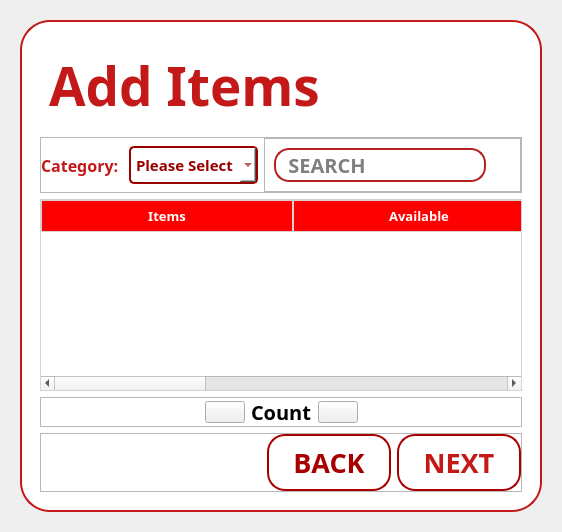
          <widget class="QWidget" name="Add_Items_Page">
           <layout class="QGridLayout" name="gridLayout_24">
            <item row="0" column="0">
             <widget class="QFrame" name="additem_frame">
              <property name="styleSheet">
               <string notr="true"/>
              </property>
              <property name="frameShape">
               <enum>QFrame::NoFrame</enum>
              </property>
              <property name="frameShadow">
               <enum>QFrame::Raised</enum>
              </property>
              <layout class="QGridLayout" name="gridLayout_23">
               <item row="1" column="0">
                <widget class="QWidget" name="add_item_frame" native="true">
                 <property name="maximumSize">
                  <size>
                   <width>800</width>
                   <height>700</height>
                  </size>
                 </property>
                 <property name="styleSheet">
                  <string notr="true">QWidget#add_item_frame{
background-color: rgb(255, 255, 255);
border: 2px solid rgb(195, 25, 25);
border-radius: 30px;
}
   </string>
                 </property>
                 <layout class="QFormLayout" name="formLayout_7">
                  <property name="fieldGrowthPolicy">
                   <enum>QFormLayout::ExpandingFieldsGrow</enum>
                  </property>
                  <property name="leftMargin">
                   <number>20</number>
                  </property>
                  <property name="topMargin">
                   <number>20</number>
                  </property>
                  <property name="rightMargin">
                   <number>20</number>
                  </property>
                  <property name="bottomMargin">
                   <number>20</number>
                  </property>
                  <item row="0" column="0" colspan="2">
                   <widget class="QWidget" name="widget_2" native="true">
                    <property name="font">
                     <font>
                      <family>Nunito ExtraBold</family>
                      <pointsize>8</pointsize>
                      <weight>75</weight>
                      <bold>true</bold>
                      <kerning>false</kerning>
                     </font>
                    </property>
                    <layout class="QFormLayout" name="formLayout_8">
                     <item row="0" column="0">
                      <widget class="QLabel" name="label_4">
                       <property name="font">
                        <font>
                         <family>Nunito ExtraBold</family>
                         <pointsize>40</pointsize>
                         <weight>75</weight>
                         <bold>true</bold>
                        </font>
                       </property>
                       <property name="styleSheet">
                        <string notr="true">color: rgb(195, 25, 25);</string>
                       </property>
                       <property name="text">
                        <string>Add Items</string>
                       </property>
                      </widget>
                     </item>
                    </layout>
                   </widget>
                  </item>
                  <item row="1" column="0" colspan="2">
                   <widget class="QFrame" name="search_additem">
                    <property name="frameShape">
                     <enum>QFrame::StyledPanel</enum>
                    </property>
                    <property name="frameShadow">
                     <enum>QFrame::Raised</enum>
                    </property>
                    <layout class="QHBoxLayout" name="horizontalLayout_12">
                     <property name="leftMargin">
                      <number>0</number>
                     </property>
                     <property name="topMargin">
                      <number>0</number>
                     </property>
                     <property name="rightMargin">
                      <number>0</number>
                     </property>
                     <property name="bottomMargin">
                      <number>0</number>
                     </property>
                     <item>
                      <widget class="QLabel" name="Category_text">
                       <property name="font">
                        <font>
                         <family>Nunito ExtraBold</family>
                         <pointsize>12</pointsize>
                         <weight>75</weight>
                         <italic>false</italic>
                         <bold>true</bold>
                        </font>
                       </property>
                       <property name="styleSheet">
                        <string notr="true">#Category_text{
color: rgb(195, 25, 25);
}</string>
                       </property>
                       <property name="text">
                        <string>Category: </string>
                       </property>
                      </widget>
                     </item>
                     <item>
                      <widget class="QComboBox" name="category_box_additem">
                       <property name="minimumSize">
                        <size>
                         <width>122</width>
                         <height>0</height>
                        </size>
                       </property>
                       <property name="maximumSize">
                        <size>
                         <width>16777215</width>
                         <height>16777215</height>
                        </size>
                       </property>
                       <property name="font">
                        <font>
                         <family>Nunito ExtraBold</family>
                         <pointsize>11</pointsize>
                         <weight>75</weight>
                         <bold>true</bold>
                        </font>
                       </property>
                       <property name="styleSheet">
                        <string notr="true">QComboBox {
    border: 2px solid #990000;
    border-radius: 5px;
    padding: 5px;
    background-color: #fff;
    color: #990000;
}

QComboBox:hover {
    border: 2px solid #cc0000;
}

</string>
                       </property>
                       <property name="currentText">
                        <string>Please Select</string>
                       </property>
                       <property name="frame">
                        <bool>false</bool>
                       </property>
                       <item>
                        <property name="text">
                         <string>Please Select</string>
                        </property>
                       </item>
                      </widget>
                     </item>
                     <item>
                      <widget class="QFrame" name="search_bar_frame">
                       <property name="frameShape">
                        <enum>QFrame::StyledPanel</enum>
                       </property>
                       <property name="frameShadow">
                        <enum>QFrame::Raised</enum>
                       </property>
                       <layout class="QHBoxLayout" name="horizontalLayout_13">
                        <item>
                         <widget class="QLineEdit" name="search_box">
                          <property name="font">
                           <font>
                            <family>Nunito ExtraBold</family>
                            <pointsize>15</pointsize>
                            <weight>75</weight>
                            <bold>true</bold>
                           </font>
                          </property>
                          <property name="styleSheet">
                           <string notr="true">border: 2px solid #B22222;
border-radius: 15px;</string>
                          </property>
                          <property name="alignment">
                           <set>Qt::AlignLeading|Qt::AlignLeft|Qt::AlignVCenter</set>
                          </property>
                          <property name="placeholderText">
                           <string>  SEARCH</string>
                          </property>
                         </widget>
                        </item>
                        <item>
                         <widget class="QToolButton" name="search_button_additem">
                          <property name="styleSheet">
                           <string notr="true">border:2px;
border-radius: 10px;</string>
                          </property>
                          <property name="text">
                           <string/>
                          </property>
                          <property name="icon">
                           <iconset>
                            <normaloff>../compressed/search.svg</normaloff>../compressed/search.svg</iconset>
                          </property>
                         </widget>
                        </item>
                       </layout>
                      </widget>
                     </item>
                    </layout>
                   </widget>
                  </item>
                  <item row="5" column="0" colspan="2">
                   <widget class="QTableWidget" name="Item_table">
                    <property name="sizePolicy">
                     <sizepolicy hsizetype="Expanding" vsizetype="Expanding">
                      <horstretch>0</horstretch>
                      <verstretch>50</verstretch>
                     </sizepolicy>
                    </property>
                    <property name="styleSheet">
                     <string notr="true">QTableWidget {
    border: 1px solid #d3d3d3;
    gridline-color: #ccc;
}

QHeaderView::section {
    background-color: rgb(255, 0, 0);
    padding: 4px;
    border: 1px solid #d3d3d3;
}

QTableWidget::item {
    padding: 5px;
}

QTableWidget::item:selected {
    background-color: #87cefa;
    color: rgb(255, 255, 255);
}</string>
                    </property>
                    <property name="frameShape">
                     <enum>QFrame::Panel</enum>
                    </property>
                    <property name="frameShadow">
                     <enum>QFrame::Plain</enum>
                    </property>
                    <attribute name="horizontalHeaderCascadingSectionResizes">
                     <bool>false</bool>
                    </attribute>
                    <attribute name="horizontalHeaderDefaultSectionSize">
                     <number>252</number>
                    </attribute>
                    <attribute name="horizontalHeaderMinimumSectionSize">
                     <number>40</number>
                    </attribute>
                    <attribute name="horizontalHeaderShowSortIndicator" stdset="0">
                     <bool>false</bool>
                    </attribute>
                    <attribute name="horizontalHeaderStretchLastSection">
                     <bool>false</bool>
                    </attribute>
                    <attribute name="verticalHeaderShowSortIndicator" stdset="0">
                     <bool>false</bool>
                    </attribute>
                    <attribute name="verticalHeaderStretchLastSection">
                     <bool>false</bool>
                    </attribute>
                    <column>
                     <property name="text">
                      <string>Items</string>
                     </property>
                     <property name="font">
                      <font>
                       <family>Nunito ExtraBold</family>
                       <pointsize>10</pointsize>
                       <weight>75</weight>
                       <bold>true</bold>
                      </font>
                     </property>
                     <property name="foreground">
                      <brush brushstyle="SolidPattern">
                       <color alpha="255">
                        <red>255</red>
                        <green>255</green>
                        <blue>255</blue>
                       </color>
                      </brush>
                     </property>
                    </column>
                    <column>
                     <property name="text">
                      <string>Available</string>
                     </property>
                     <property name="font">
                      <font>
                       <family>Nunito ExtraBold</family>
                       <pointsize>10</pointsize>
                       <weight>75</weight>
                       <bold>true</bold>
                      </font>
                     </property>
                     <property name="foreground">
                      <brush brushstyle="SolidPattern">
                       <color alpha="255">
                        <red>255</red>
                        <green>255</green>
                        <blue>255</blue>
                       </color>
                      </brush>
                     </property>
                    </column>
                    <column>
                     <property name="text">
                      <string>Action</string>
                     </property>
                     <property name="font">
                      <font>
                       <family>Nunito ExtraBold</family>
                       <pointsize>10</pointsize>
                       <weight>75</weight>
                       <bold>true</bold>
                      </font>
                     </property>
                     <property name="foreground">
                      <brush brushstyle="SolidPattern">
                       <color alpha="255">
                        <red>255</red>
                        <green>255</green>
                        <blue>255</blue>
                       </color>
                      </brush>
                     </property>
                    </column>
                   </widget>
                  </item>
                  <item row="8" column="0" colspan="2">
                   <widget class="QFrame" name="count_frame">
                    <property name="frameShape">
                     <enum>QFrame::StyledPanel</enum>
                    </property>
                    <property name="frameShadow">
                     <enum>QFrame::Raised</enum>
                    </property>
                    <layout class="QHBoxLayout" name="horizontalLayout_14">
                     <property name="leftMargin">
                      <number>0</number>
                     </property>
                     <property name="topMargin">
                      <number>0</number>
                     </property>
                     <property name="rightMargin">
                      <number>0</number>
                     </property>
                     <property name="bottomMargin">
                      <number>0</number>
                     </property>
                     <item>
                      <spacer name="horizontalSpacer_10">
                       <property name="orientation">
                        <enum>Qt::Horizontal</enum>
                       </property>
                       <property name="sizeHint" stdset="0">
                        <size>
                         <width>40</width>
                         <height>20</height>
                        </size>
                       </property>
                      </spacer>
                     </item>
                     <item>
                      <widget class="QPushButton" name="decrement">
                       <property name="text">
                        <string/>
                       </property>
                       <property name="icon">
                        <iconset>
                         <normaloff>../compressed/minus.svg</normaloff>../compressed/minus.svg</iconset>
                       </property>
                       <property name="iconSize">
                        <size>
                         <width>40</width>
                         <height>20</height>
                        </size>
                       </property>
                      </widget>
                     </item>
                     <item>
                      <widget class="QLabel" name="count_text">
                       <property name="font">
                        <font>
                         <family>Nunito ExtraBold</family>
                         <pointsize>15</pointsize>
                         <weight>75</weight>
                         <bold>true</bold>
                        </font>
                       </property>
                       <property name="text">
                        <string>Count</string>
                       </property>
                      </widget>
                     </item>
                     <item>
                      <widget class="QPushButton" name="increment">
                       <property name="text">
                        <string/>
                       </property>
                       <property name="icon">
                        <iconset>
                         <normaloff>../compressed/add.svg</normaloff>../compressed/add.svg</iconset>
                       </property>
                       <property name="iconSize">
                        <size>
                         <width>40</width>
                         <height>20</height>
                        </size>
                       </property>
                      </widget>
                     </item>
                     <item>
                      <spacer name="horizontalSpacer_11">
                       <property name="orientation">
                        <enum>Qt::Horizontal</enum>
                       </property>
                       <property name="sizeHint" stdset="0">
                        <size>
                         <width>40</width>
                         <height>20</height>
                        </size>
                       </property>
                      </spacer>
                     </item>
                    </layout>
                   </widget>
                  </item>
                  <item row="10" column="0" colspan="2">
                   <widget class="QFrame" name="navigation">
                    <property name="frameShape">
                     <enum>QFrame::StyledPanel</enum>
                    </property>
                    <property name="frameShadow">
                     <enum>QFrame::Raised</enum>
                    </property>
                    <layout class="QHBoxLayout" name="horizontalLayout_15">
                     <property name="leftMargin">
                      <number>0</number>
                     </property>
                     <property name="topMargin">
                      <number>0</number>
                     </property>
                     <property name="rightMargin">
                      <number>0</number>
                     </property>
                     <property name="bottomMargin">
                      <number>0</number>
                     </property>
                     <item>
                      <spacer name="horizontalSpacer_12">
                       <property name="orientation">
                        <enum>Qt::Horizontal</enum>
                       </property>
                       <property name="sizeHint" stdset="0">
                        <size>
                         <width>40</width>
                         <height>20</height>
                        </size>
                       </property>
                      </spacer>
                     </item>
                     <item>
                      <widget class="QPushButton" name="back_button_additem">
                       <property name="font">
                        <font>
                         <family>Nunito ExtraBold</family>
                         <pointsize>20</pointsize>
                         <weight>75</weight>
                         <bold>true</bold>
                        </font>
                       </property>
                       <property name="styleSheet">
                        <string notr="true">QPushButton {
    border: 2px solid #a80000;
    border-radius: 18px;
    padding: 8px 20px;
    min-width: 80px;
}
QPushButton#back_button_additem {
    background-color: #ffffff;
    color: #a80000;
}

#back_button_additem::hover{
	background-color:rgb(195, 25, 25);
	color: rgb(255, 255, 255)
}</string>
                       </property>
                       <property name="text">
                        <string>BACK</string>
                       </property>
                      </widget>
                     </item>
                     <item>
                      <widget class="QPushButton" name="next_button_additem">
                       <property name="font">
                        <font>
                         <family>Nunito ExtraBold</family>
                         <pointsize>20</pointsize>
                         <weight>75</weight>
                         <italic>false</italic>
                         <bold>true</bold>
                        </font>
                       </property>
                       <property name="styleSheet">
                        <string notr="true">QPushButton {
    border: 2px solid #a80000;
    border-radius: 18px;
    padding: 8px 20px;
    min-width: 80px;
}
/* Next button (red background, white text) */
QPushButton#next_button_additem {
    background-color: rgb(255, 255, 255);
    color: rgb(195, 25, 25);
}

#next_button_additem::hover{
	background-color:rgb(195, 25, 25);
	color: rgb(255, 255, 255)
}</string>
                       </property>
                       <property name="text">
                        <string>NEXT</string>
                       </property>
                      </widget>
                     </item>
                    </layout>
                   </widget>
                  </item>
                 </layout>
                </widget>
               </item>
              </layout>
             </widget>
            </item>
           </layout>
          </widget>
